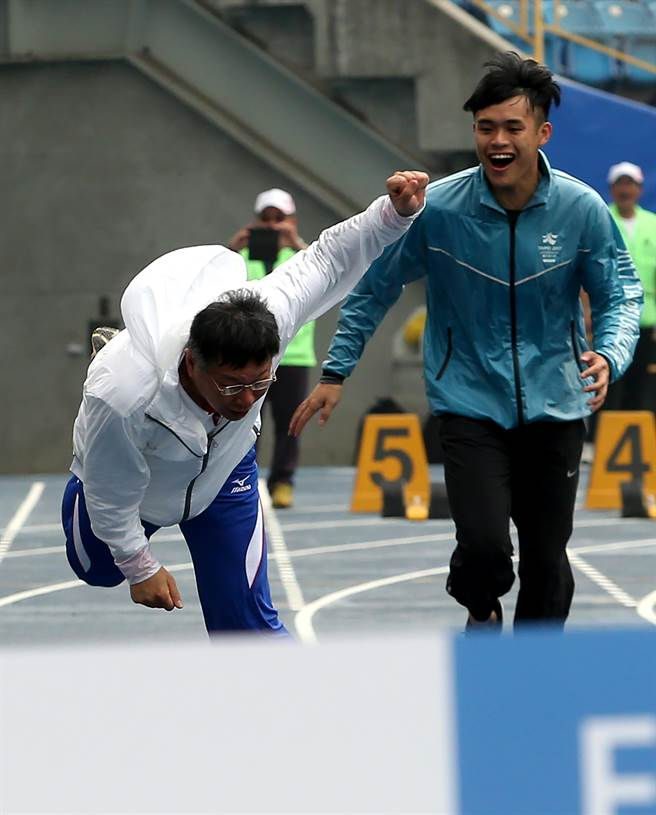
#> input picture 0413.jpg, 656 x 815 px
$ jupyter execute --allow-errors 0617hw3.ipynb
#> lines starting #> are read from the running program, lines starting #| are printed output that depends on the picture
#> (a cell that did not finish here is left out)

#> (a cell that did not finish here is left out)

#> (a cell that did not finish here is left out)

[cell 4]
# -*- coding: utf-8 -*-
"""
Created on Wed Apr 12 23:53:35 2017
@author: test
"""

from skimage import io,data
import matplotlib.pyplot as plt
import numpy as np
img=io.imread('0413.jpg')
#> img is the input picture: shape (815, 656, 3); mean R, G, B 111.5, 122.1, 126.2
rows,cols,dims=img.shape
#> rows = 815; cols = 656; dims = 3

row1 = int(rows/2)
#> row1 = 407
img1 = np.uint8(np.zeros((rows,cols,3)))
img2 = np.uint8(np.zeros((rows,cols,3)))
img3 = np.uint8(np.zeros((rows,cols,3)))
img4=img.copy()
col4 = int(cols/2)
#> col4 = 328
img5=img.copy()
row6 = int(rows/3)
#> row6 = 271
col6 = int(cols/3)
#> col6 = 218
img6 = np.uint8(np.zeros((row6,col6,3)))
row7 = int(rows*2)
#> row7 = 1630
col7 = int(cols*2)
#> col7 = 1312
img7 = np.uint8(np.zeros((row7,col7,3)))
img8 = np.uint8(np.zeros((cols,rows,3)))
img9 = np.uint8(np.zeros((rows,cols,3)))
plt.figure(num='柯P',figsize=(12,12))

plt.subplot(3,3,5)
plt.title('origin image')
plt.imshow(img5)

for i in range(0,row1):
    for j in range(0,cols):
        for k in range(0,3):
            img1[i,j,k] = img[rows-row1+i,j,k]
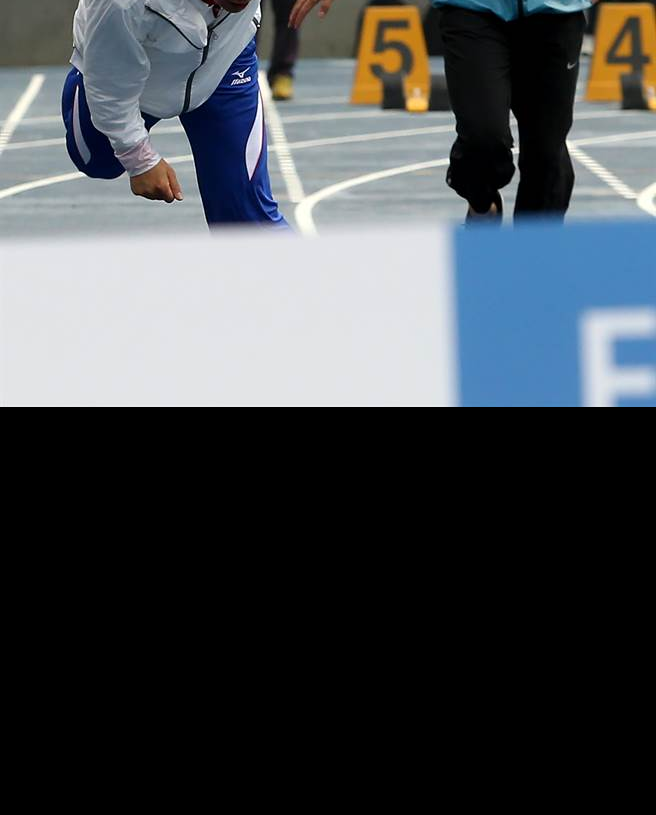
#> img1: shape (815, 656, 3); mean R, G, B 69.7, 74.2, 78.2
for i in range(row1,rows):
    for j in range(0,cols):
        for k in range(0,3):
            img1[i,j,k] = img[i,j,k]
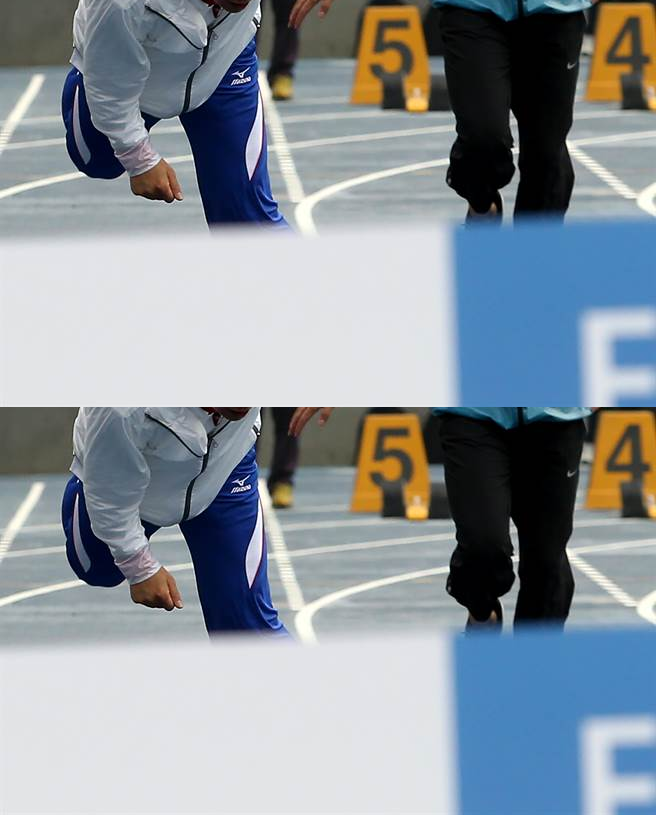
#> img1: shape (815, 656, 3); mean R, G, B 139.5, 148.4, 156.4
plt.subplot(3,3,1)
plt.title('half down')
plt.imshow(img1)

for i in range(0,rows):
    for j in range(0,cols):
        for k in range(0,3):
            img2[i,j,k] = img[rows-1-i,j,k]
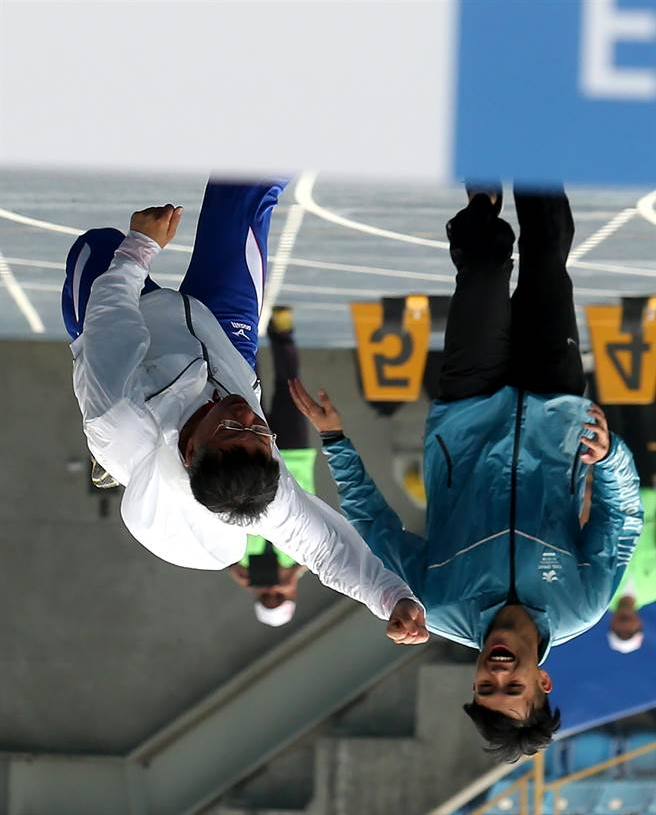
#> img2: shape (815, 656, 3); mean R, G, B 111.5, 122.1, 126.2
plt.subplot(3,3,2)
plt.title('mirror updown')
plt.imshow(img2)

for i in range(0,rows):
    for j in range(0,cols):
        for k in range(0,3):
            img3[i,j,k] = img[i,cols-1-j,k]
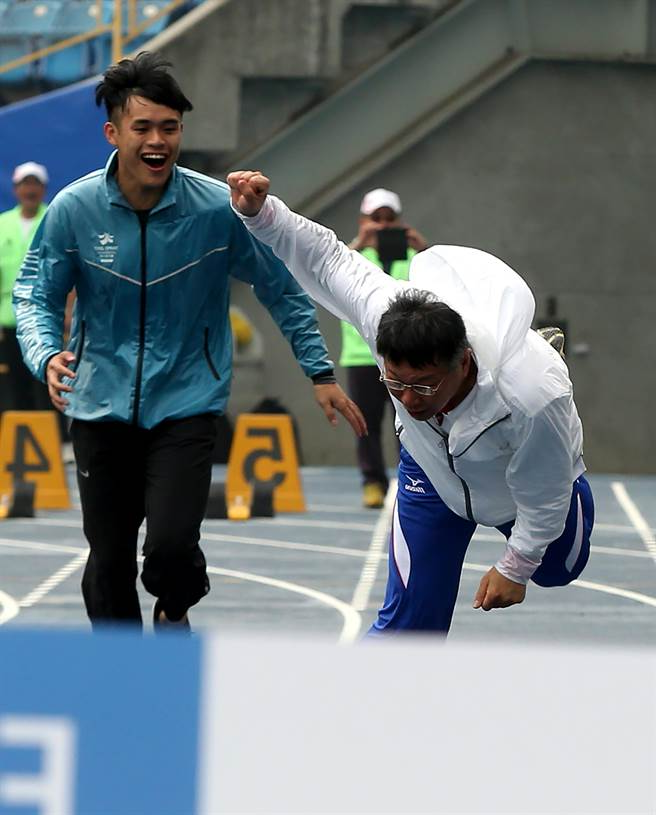
#> img3: shape (815, 656, 3); mean R, G, B 111.5, 122.1, 126.2
plt.subplot(3,3,3)
plt.title('mirror leftright')
plt.imshow(img3)
io.imsave('mirrorleftright.jpg',img3)

for i in range(0,rows):
    for j in range(0,col4):
        for k in range(0,3):
            img4[i,j,k] = img4[i,j,k]
for i in range(0,rows):
    for j in range(col4,cols):
        for k in range(0,3):
            img4[i,j,k] = img4[i,j-col4,k]
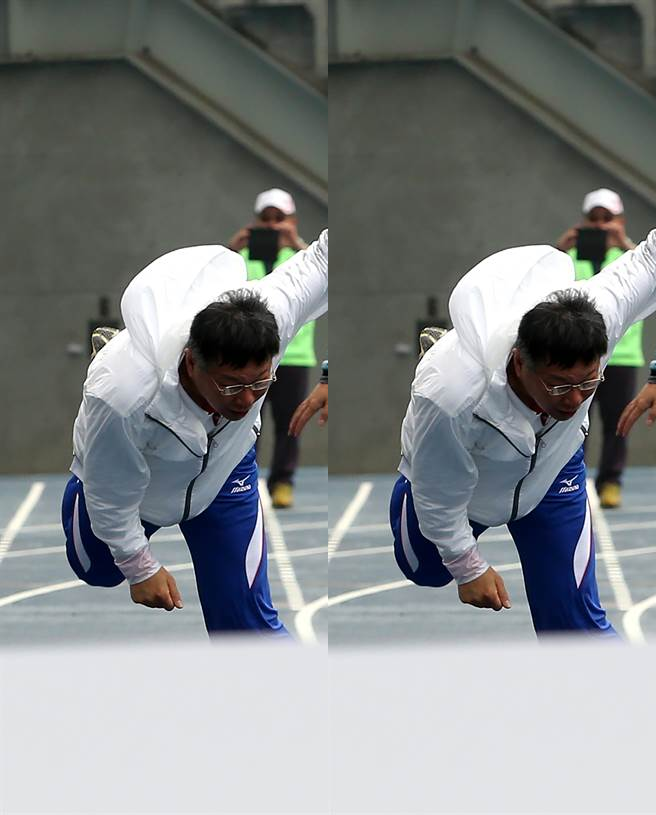
#> img4: shape (815, 656, 3); mean R, G, B 129.3, 133.2, 133.5
plt.subplot(3,3,4)
plt.title('half left')
plt.imshow(img4)

for i in range(0,row6):
    for j in range(0,col6):
        for k in range(0,3):
            sum = 0
            for l in range(0,3):
                for m in range(0,3):
                    sum = sum + img[3*i+l,3*j+m,k]
            img6[i,j,k] = np.uint8(sum/9)
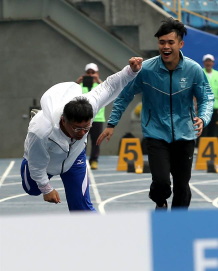
#> img6: shape (271, 218, 3); mean R, G, B 111, 121.5, 125.6
plt.subplot(3,3,6)
plt.title('decrease 1/3')
plt.imshow(img6)

for i in range(0,rows):
    for j in range(0,cols):
        for k in range(0,3):
            for l in range(2*i,2*(i+1)):
                for m in range(2*j,2*(j+1)):
                    img7[l,m,k] = img[i,j,k]
plt.subplot(3,3,7)
plt.title('magnify 2 times')
plt.imshow(img7)
for i in range(0,rows):
    for j in range(0,cols):
        for k in range(0,3):
            img8[j,rows-1-i,k] = img[i,j,k]
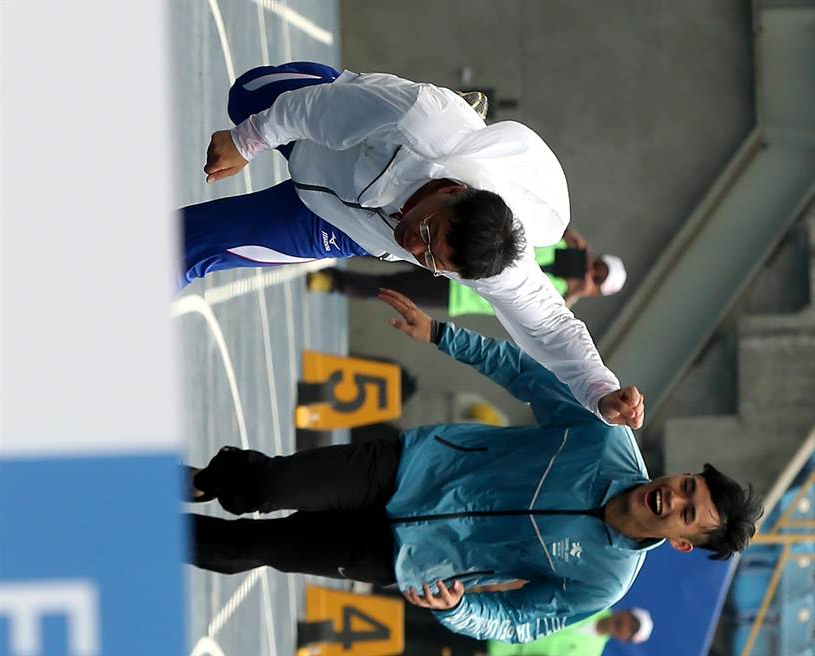
#> img8: shape (656, 815, 3); mean R, G, B 111.5, 122.1, 126.2
plt.subplot(3,3,8)
plt.title('rotate right 90')
plt.imshow(img8)

for i in range(0,rows):
    for j in range(0,cols):
        for k in range(0,3):
            img9[rows-1-i,cols-1-j,k] = img[i,j,k]
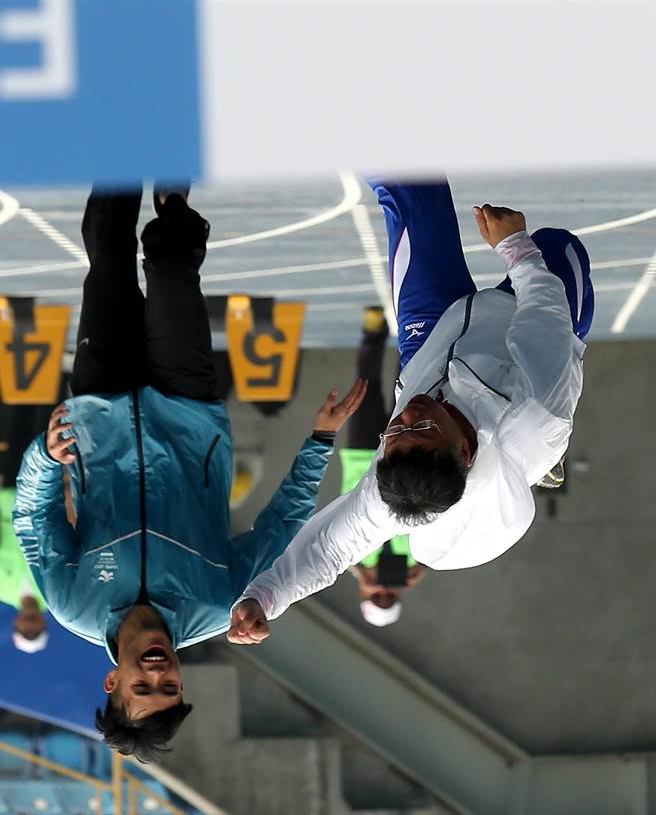
#> img9: shape (815, 656, 3); mean R, G, B 111.5, 122.1, 126.2
plt.subplot(3,3,9)
plt.title
('rotate 180')
plt.imshow(img9)
plt.show()

[cell 5]
# -*- coding: utf-8 -*-
"""
Created on Wed Apr 12 23:53:35 2017
@author: test
"""

from skimage import io,data
import matplotlib.pyplot as plt
import numpy as np
img=io.imread('0413.jpg')
rows,cols,dims=img.shape

row1 = int(rows/2)
img1 = np.uint8(np.zeros((rows,cols,3)))
img2 = np.uint8(np.zeros((rows,cols,3)))
img3 = np.uint8(np.zeros((rows,cols,3)))
img4=img.copy()
col4 = int(cols/2)
img5=img.copy()
row6 = int(rows/3)
col6 = int(cols/3)
img6 = np.uint8(np.zeros((row6,col6,3)))
row7 = int(rows*2)
col7 = int(cols*2)
img7 = np.uint8(np.zeros((row7,col7,3)))
img8 = np.uint8(np.zeros((cols,rows,3)))
img9 = np.uint8(np.zeros((rows,cols,3)))
plt.figure(num='柯P',figsize=(12,12))

plt.subplot(3,3,5)
plt.title('origin image')
plt.imshow(img5)

for i in range(0,row1):
    for j in range(0,cols):
        for k in range(0,3):
            img1[i,j,k] = img[rows-row1+i,j,k]
for i in range(row1,rows):
    for j in range(0,cols):
        for k in range(0,3):
            img1[i,j,k] = img[i,j,k]
plt.subplot(3,3,1)
plt.title('half down')
plt.imshow(img1)

for i in range(0,rows):
    for j in range(0,cols):
        for k in range(0,3):
            img2[i,j,k] = img[rows-1-i,j,k]
plt.subplot(3,3,2)
plt.title('mirror updown')
plt.imshow(img2)

for i in range(0,rows):
    for j in range(0,cols):
        for k in range(0,3):
            img3[i,j,k] = img[i,cols-1-j,k]
plt.subplot(3,3,3)
plt.title('mirror leftright')
plt.imshow(img3)
io.imsave('mirrorleftright.jpg',img3)

for i in range(0,rows):
    for j in range(0,col4):
        for k in range(0,3):
            img4[i,j,k] = img4[i,j,k]
for i in range(0,rows):
    for j in range(col4,cols):
        for k in range(0,3):
            img4[i,j,k] = img4[i,j-col4,k]
plt.subplot(3,3,4)
plt.title('half left')
plt.imshow(img4)

for i in range(0,row6):
    for j in range(0,col6):
        for k in range(0,3):
            sum = 0
            for l in range(0,3):
                for m in range(0,3):
                    sum = sum + img[3*i+l,3*j+m,k]
            img6[i,j,k] = np.uint8(sum/9)
plt.subplot(3,3,6)
plt.title('decrease 1/3')
plt.imshow(img6)

for i in range(0,rows):
    for j in range(0,cols):
        for k in range(0,3):
            for l in range(2*i,2*(i+1)):
                for m in range(2*j,2*(j+1)):
                    img7[l,m,k] = img[i,j,k]
plt.subplot(3,3,7)
plt.title('magnify 2 times')
plt.imshow(img7)
for i in range(0,rows):
    for j in range(0,cols):
        for k in range(0,3):
            img8[j,rows-1-i,k] = img[i,j,k]
plt.subplot(3,3,8)
plt.title('rotate right 90')
plt.imshow(img8)

for i in range(0,rows):
    for j in range(0,cols):
        for k in range(0,3):
            img9[rows-1-i,cols-1-j,k] = img[i,j,k]
plt.subplot(3,3,9)
plt.title
('rotate 180')
plt.imshow(img9)
plt.show()

[cell 6]
# -*- coding: utf-8 -*-
"""
Created on Wed Apr 12 23:53:35 2017
@author: test
"""

from skimage import io,data
import matplotlib.pyplot as plt
import numpy as np
img=io.imread('0413.jpg')
rows,cols,dims=img.shape

row1 = int(rows/2)
img1 = np.uint8(np.zeros((rows,cols,3)))
img2 = np.uint8(np.zeros((rows,cols,3)))
img3 = np.uint8(np.zeros((rows,cols,3)))
img4=img.copy()
col4 = int(cols/2)
img5=img.copy()
row6 = int(rows/3)
col6 = int(cols/3)
img6 = np.uint8(np.zeros((row6,col6,3)))
row7 = int(rows*2)
col7 = int(cols*2)
img7 = np.uint8(np.zeros((row7,col7,3)))
img8 = np.uint8(np.zeros((cols,rows,3)))
img9 = np.uint8(np.zeros((rows,cols,3)))
plt.figure(num='柯P',figsize=(12,12))

plt.subplot(3,3,5)
plt.title('origin image')
plt.imshow(img5)

for i in range(0,row1):
    for j in range(0,cols):
        for k in range(0,3):
            img1[i,j,k] = img[rows-row1+i,j,k]
for i in range(row1,rows):
    for j in range(0,cols):
        for k in range(0,3):
            img1[i,j,k] = img[i,j,k]
plt.subplot(3,3,1)
plt.title('half down')
plt.imshow(img1)

for i in range(0,rows):
    for j in range(0,cols):
        for k in range(0,3):
            img2[i,j,k] = img[rows-1-i,j,k]
plt.subplot(3,3,2)
plt.title('mirror updown')
plt.imshow(img2)

for i in range(0,rows):
    for j in range(0,cols):
        for k in range(0,3):
            img3[i,j,k] = img[i,cols-1-j,k]
plt.subplot(3,3,3)
plt.title('mirror leftright')
plt.imshow(img3)
io.imsave('mirrorleftright.jpg',img3)

for i in range(0,rows):
    for j in range(0,col4):
        for k in range(0,3):
            img4[i,j,k] = img4[i,j,k]
for i in range(0,rows):
    for j in range(col4,cols):
        for k in range(0,3):
            img4[i,j,k] = img4[i,j-col4,k]
plt.subplot(3,3,4)
plt.title('half left')
plt.imshow(img4)

for i in range(0,row6):
    for j in range(0,col6):
        for k in range(0,3):
            sum = 0
            for l in range(0,3):
                for m in range(0,3):
                    sum = sum + img[3*i+l,3*j+m,k]
            img6[i,j,k] = np.uint8(sum/9)
plt.subplot(3,3,6)
plt.title('decrease 1/3')
plt.imshow(img6)

for i in range(0,rows):
    for j in range(0,cols):
        for k in range(0,3):
            for l in range(2*i,2*(i+1)):
                for m in range(2*j,2*(j+1)):
                    img7[l,m,k] = img[i,j,k]
plt.subplot(3,3,7)
plt.title('magnify 2 times')
plt.imshow(img7)
for i in range(0,rows):
    for j in range(0,cols):
        for k in range(0,3):
            img8[j,rows-1-i,k] = img[i,j,k]
plt.subplot(3,3,8)
plt.title('rotate right 90')
plt.imshow(img8)

for i in range(0,rows):
    for j in range(0,cols):
        for k in range(0,3):
            img9[rows-1-i,cols-1-j,k] = img[i,j,k]
plt.subplot(3,3,9)
plt.title
('rotate 180')
plt.imshow(img9)
plt.show()
